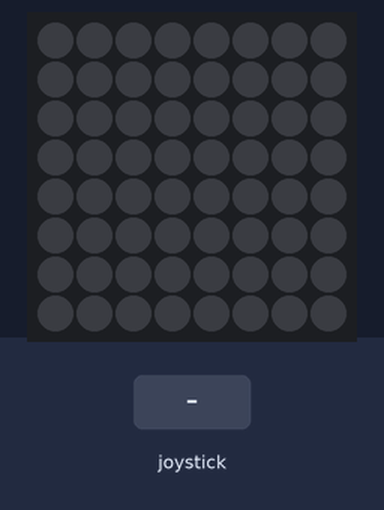
This program was run on a simulated Raspberry Pi (BCM pin numbers) with a Sense HAT. On the bench: the Sense HAT's 8×8 RGB LED matrix. Inputs (shaded band) come from the test bench.

Above: at 1.2 s.
1.3 s: joystick pushed up
At 1.6 s:
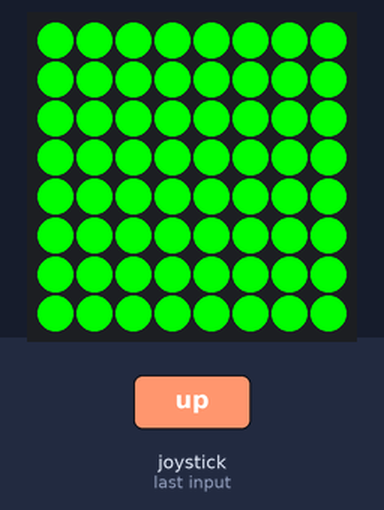
2.8 s: joystick pushed down
At 4.0 s:
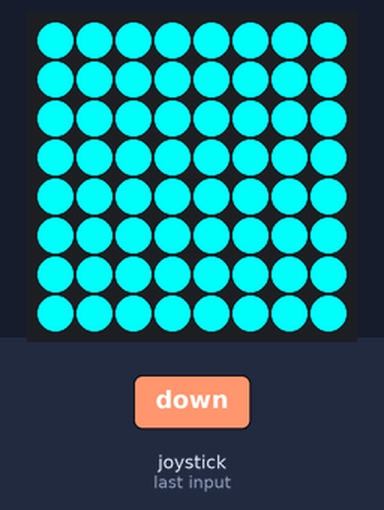
4.3 s: joystick pushed left
At 5.1 s:
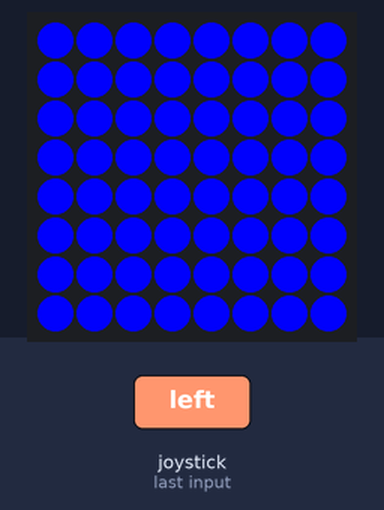
5.8 s: joystick pushed right
At 6.2 s:
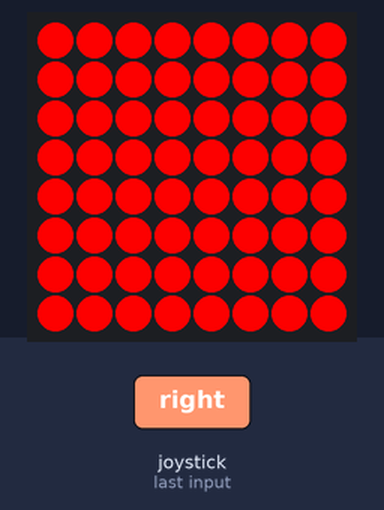
7.3 s: joystick clicked
At 8.6 s:
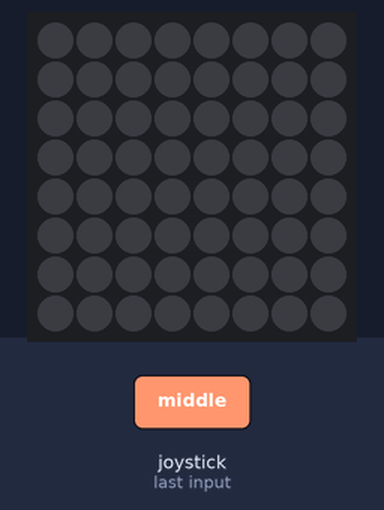
Timing chart, 0 to 9.8 s (numbered marks = the images above; inputs shaded):
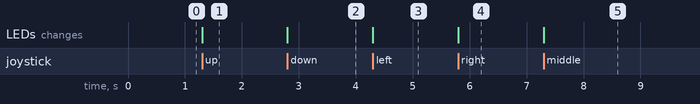

Measured:
- after the input at 1.3 s, the LEDs: change at once (image 1)
- after the input at 2.8 s, the LEDs: change at once (image 2)
- after the input at 4.3 s, the LEDs: change at once (image 3)
- after the input at 5.8 s, the LEDs: change at once (image 4)
- after the input at 7.3 s, the LEDs: change at once (image 5)

The program:

joystick.py
```python
from sense_hat import SenseHat
import time
sense = SenseHat()

def rojo():
	sense.clear(255,0,0)
def azul():
	sense.clear(0,0,255)
def amarillo():
	sense.clear(0,255,0)
def verde():
	sense.clear(0,255,255)

sense.stick.direction_left=azul
sense.stick.direction_right=rojo
sense.stick.direction_middle=sense.clear
sense.stick.direction_up=amarillo
sense.stick.direction_down=verde

while 1:
	pass
```
